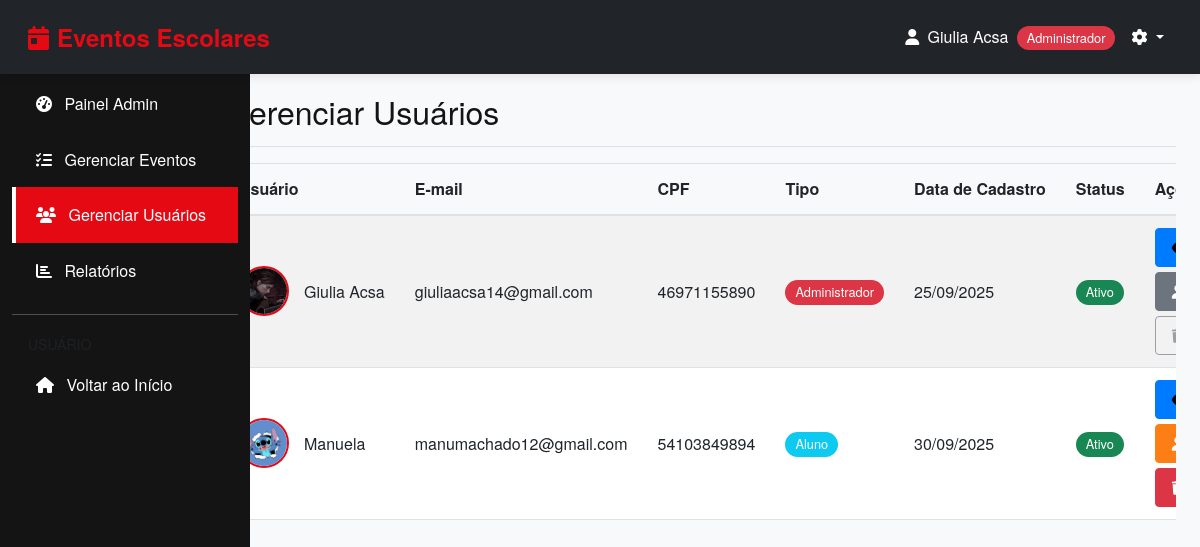
/admin/usuarios.php (signed in), run on the app's committed database.
### tables this page shows
CREATE TABLE `usuarios` (
  `id_usuario` int(11) NOT NULL,
  `nome` varchar(100) NOT NULL,
  `email` varchar(100) NOT NULL,
  `senha` varchar(255) NOT NULL,
  `data_cadastro` date NOT NULL,
  `cpf` varchar(15) NOT NULL,
  `tipo_usuario` enum('aluno','professor','administrador') NOT NULL,
  `status_usuario` varchar(100) NOT NULL,
  `foto_perfil` varchar(255) DEFAULT NULL,
  `genero` enum('masculino','feminino','outro','nao_informar') DEFAULT 'nao_informar'
);

### admin/usuarios.php (the view, shortened to what this page needs)
<?php
require_once '../includes/config.php';
$action = $_GET['action'] ?? 'list';
if ($action == 'list') {
    try {
        $stmt = $pdo->query("SELECT * FROM usuarios ORDER BY nome ASC");
        $usuarios = $stmt->fetchAll(PDO::FETCH_ASSOC);
    } catch (PDOException $e) {
        $error = "Erro ao carregar usuários: " . $e->getMessage();
    }
}
?>
<!DOCTYPE html>
<html lang="pt-BR">
<head>
    <link href="https://cdn.jsdelivr.net/npm/bootstrap@5.3.0/dist/css/bootstrap.min.css" rel="stylesheet">
    <link rel="stylesheet" href="https://cdnjs.cloudflare.com/ajax/libs/font-awesome/6.4.0/css/all.min.css">
    <link rel="stylesheet" href="../css/style.css">
</head>
<body>
    <?php include '../includes/header.php'; ?>
    <div class="container-fluid">
        <div class="row">
            <?php include '../includes/admin-sidebar.php'; ?>
            <main class="col-md-9 ms-sm-auto col-lg-10 px-md-4">
                <div class="d-flex justify-content-between flex-wrap flex-md-nowrap align-items-center pt-3 pb-2 mb-3 border-bottom">
                    <h1 class="h2">Gerenciar Usuários</h1>
                </div>
                <?php if ($action == 'list'): ?>
                <div class="table-responsive">
                    <table class="table table-striped">
                        <thead>
                            <tr>
                                <th>Usuário</th>
                                <th>E-mail</th>
                                <th>CPF</th>
                                <th>Tipo</th>
                                <th>Data de Cadastro</th>
                                <th>Status</th>
                                <th>Ações</th>
                            </tr>
                        </thead>
                        <tbody>
                            <?php foreach ($usuarios as $usuario): ?>
                            <tr>
                                <td>
                                    <div class="user-info-cell">
                                        <?php if (!empty($usuario['foto_perfil'])): ?>
                                            <img src="../uploads/perfil/<?php echo htmlspecialchars($usuario['foto_perfil']); ?>"
                                                 alt="<?php echo htmlspecialchars($usuario['nome']); ?>"
                                                 class="user-photo-small">
                                        <?php else: ?>
                                            <div class="user-photo-placeholder-small">
                                                <i class="fas fa-user text-white"></i>
                                            </div>
                                        <?php endif; ?>
                                        <span><?php echo htmlspecialchars($usuario['nome']); ?></span>
                                    </div>
                                </td>
                                <td><?php echo htmlspecialchars($usuario['email']); ?></td>
                                <td><?php echo htmlspecialchars($usuario['cpf']); ?></td>
                                <td>
                                    <span class="badge bg-<?php
                                        echo $usuario['tipo_usuario'] == 'administrador' ? 'danger' :
                                            ($usuario['tipo_usuario'] == 'professor' ? 'warning' : 'info');
                                    ?>">
                                        <?php echo ucfirst($usuario['tipo_usuario']); ?>
                                    </span>
                                </td>
                                <td><?php echo date('d/m/Y', strtotime($usuario['data_cadastro'])); ?></td>
                                <td>
                                    <span class="badge bg-<?php echo $usuario['status_usuario'] == 'ativo' ? 'success' : 'danger'; ?>">
                                        <?php echo ucfirst($usuario['status_usuario']); ?>
                                    </span>
                                </td>
                                <td>
                                    <div class="btn-group-sm">
                                        <a href="usuarios.php?action=view&id=<?php echo $usuario['id_usuario']; ?>" class="btn btn-sm btn-info">
                                            <i class="fas fa-eye"></i>
                                        </a>
                                        <?php if ($usuario['tipo_usuario'] != 'administrador'): ?>
                                        <a href="usuarios.php?action=change_type&id=<?php echo $usuario['id_usuario']; ?>&type=administrador" class="btn btn-sm btn-warning"
                                           onclick="return confirm('Tornar <?php echo htmlspecialchars($usuario['nome']); ?> administrador?')">
                                            <i class="fas fa-user-shield"></i>
                                        </a>
                                        <?php else: ?>
                                        <a href="usuarios.php?action=change_type&id=<?php echo $usuario['id_usuario']; ?>&type=aluno" class="btn btn-sm btn-secondary"
                                           onclick="return confirm('Reverter <?php echo htmlspecialchars($usuario['nome']); ?> para aluno?')">
                                            <i class="fas fa-user"></i>
                                        </a>
                                        <?php endif; ?>
                                        <?php if ($usuario['id_usuario'] != $_SESSION['usuario_id']): ?>
                                        <a href="usuarios.php?action=delete&id=<?php echo $usuario['id_usuario']; ?>" class="btn btn-sm btn-danger"
                                           onclick="return confirm('ATENÇÃO! Isso excluirá permanentemente o usuário <?php echo htmlspecialchars($usuario['nome']); ?> e todos os seus dados. Continuar?')">
                                            <i class="fas fa-trash"></i>
                                        </a>
                                        <?php else: ?>
                                        <button class="btn btn-sm btn-outline-secondary" disabled title="Você não pode excluir sua própria conta">
                                            <i class="fas fa-trash"></i>
                                        </button>
                                        <?php endif; ?>
                                    </div>
                                </td>
                            </tr>
                            <?php endforeach; ?>
                        </tbody>
                    </table>
                </div>
                <?php endif; ?>
            </main>
        </div>
    </div>
</body>
</html>

### css/style.css (style rules this page uses)
:root { --vermelho: #E50914; --bordo: #8B0000; --branco: #FFFFFF; --preto: #141414; --cinza: #808080; --cinza-claro: #f8f9fa; --cinza-escuro: #333; --verde: #28a745; --azul: #007bff; --laranja: #fd7e14; }
* { margin: 0; padding: 0; box-sizing: border-box; }
body { font-family: 'Helvetica Neue', Helvetica, Arial, sans-serif; background-color: var(--cinza-claro); color: var(--preto); padding-top: 56px !important; line-height: 1.6; min-height: 100vh; }
a { text-decoration: none; color: var(--vermelho); transition: color 0.3s ease; }
.main-content, main.col-md-9, main.col-lg-10 { margin-left: 250px; padding: 20px; min-height: calc(100vh - 56px); transition: margin 0.3s ease; }
.table-responsive { overflow-x: auto; -webkit-overflow-scrolling: touch; }
.table { width: 100%; margin-bottom: 1rem; color: var(--preto); border-collapse: collapse; min-width: 600px; }
.table th, .table td { padding: 12px 15px; vertical-align: middle; border-top: 1px solid #dee2e6; white-space: nowrap; }
.table thead th { background-color: var(--cinza-claro); border-bottom: 2px solid #dee2e6; font-weight: 600; }
.btn { border-radius: 4px; padding: 8px 16px; font-weight: 500; transition: all 0.3s ease; white-space: nowrap; }
.btn-info { background-color: var(--azul); border-color: var(--azul); }
.btn-warning { background-color: var(--laranja); border-color: var(--laranja); color: var(--branco); }
.btn-danger { background-color: #dc3545; border-color: #dc3545; }
.badge { padding: 6px 10px; border-radius: 20px; font-size: 0.8rem; font-weight: 500; }
.bg-success { background-color: var(--verde); }
.bg-danger { background-color: #dc3545; }
.bg-info { background-color: var(--azul); }
.d-flex { display: flex; }
.justify-content-between { justify-content: space-between; }
.align-items-center { align-items: center; }

### admin/usuarios.php (style rules this page uses)
.user-photo-small { width: 50px; height: 50px; border-radius: 50%; object-fit: cover; border: 2px solid #E50914; }
.user-info-cell { display: flex; align-items: center; gap: 15px; }
.btn-group-sm { display: flex; flex-wrap: wrap; gap: 5px; }

### data on the page
usuarios: foto_perfil (picture), nome "Giulia Acsa", email "giuliaacsa14@gmail.com", cpf "46971155890", tipo_usuario "Administrador", data_cadastro "25/09/2025", status_usuario "Ativo"
usuarios: foto_perfil (picture), nome "Manuela", email "manumachado12@gmail.com", cpf "54103849894", tipo_usuario "Aluno", data_cadastro "30/09/2025", status_usuario "Ativo"

### other printed values
$_SESSION['usuario_nome'] "Giulia Acsa"
$_SESSION['usuario_tipo'] "Administrador"
